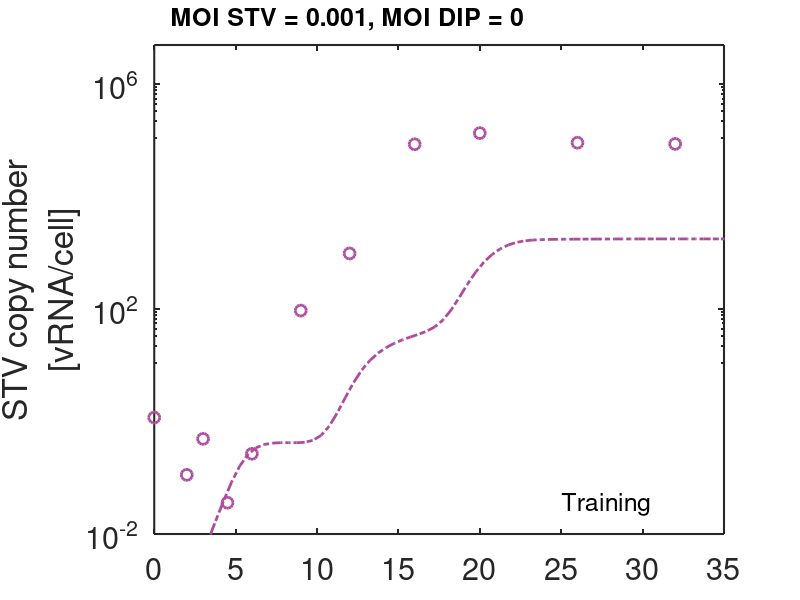
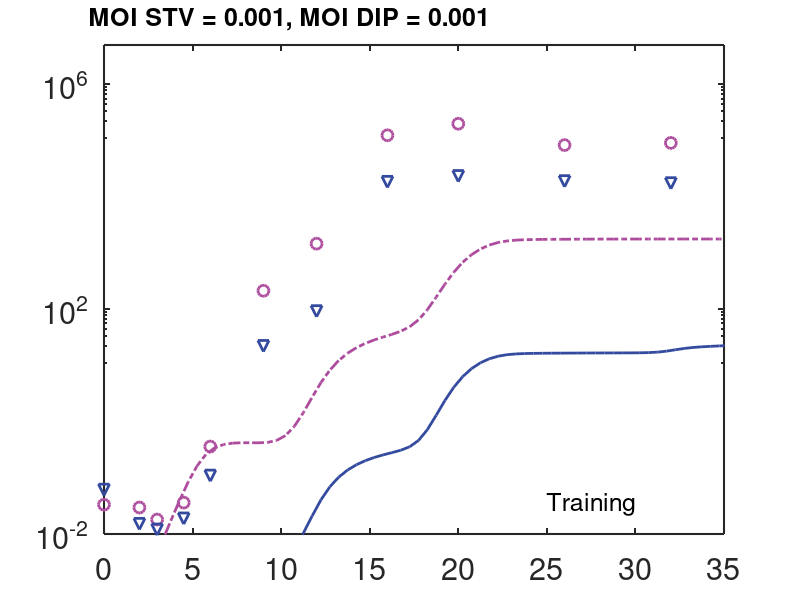
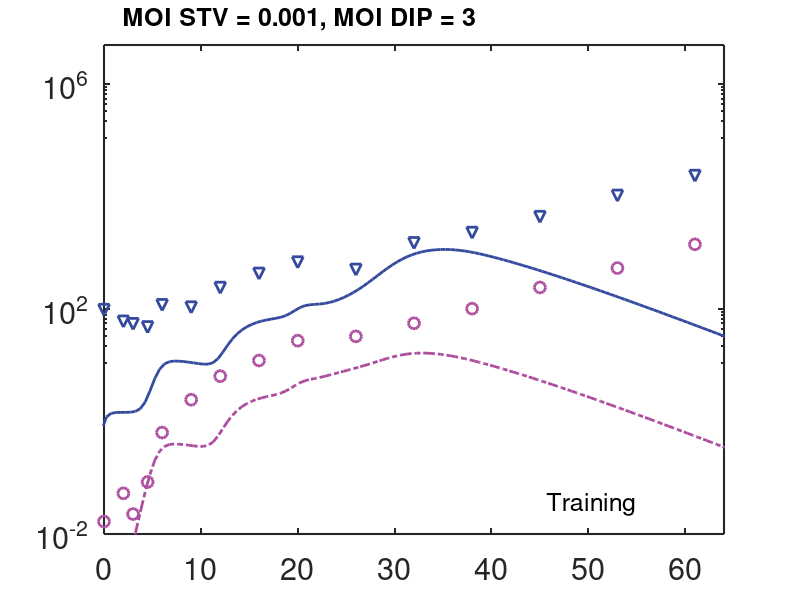
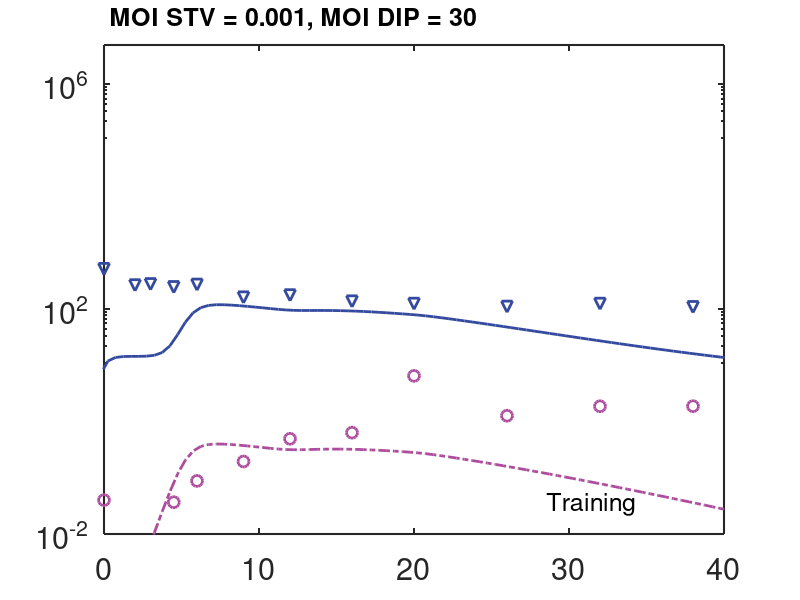

Write the MATLAB code that produced these figures, in order.
% Load simulation results for case study 3
clc, clear, close all

load simulation_results.mat

%% Generate Figure S6 (vRNA)
close all
for i=1:12
    col=cols{2};
    figure(i)

    DNA1_sim=DNA1_v_sim{i}+DNA1_nv_sim{i};
    hold on
    plot(data{i}.t,data{i}.FL_vRNA,'o','MarkerSize',8,'Linewidth',lws(1),'Color',cols{4},...
        'LineStyle','none')

    plot(t_sim{i},DNA1_sim./(I1_sim{i}+I2_sim{i}+Co_sim{i}+T_sim{i}+NV_sim{i}),...
        'Linewidth',lws(1),'Color',cols{4},'LineStyle',lines{1})
    set(gca,'LineWidth',1.5,'fontsize',22)
    box on
    set(gca,'xlim',[0 xlims(i)]);
    set(gca,'YScale','log','ylim',[1e-2 5e6],'ytick',[1e-2 100 1e6])
    set(gcf,'Position',[ 871   272   357   264])
    if i==1 || i==5 || i==9
         ylabel([{'STV copy number'},{'[vRNA/cell]'}])
    end
    if i==9 || i==10 || i==11 || i==12
         xlabel('Time [hpi]')
    end
    set(gca,'YMinorTick','on')
    plot(data{i}.t,data{i}.DI_vRNA,'v','MarkerSize',8,'Linewidth',lws(1),'Color',cols{3},...
         'LineStyle','none')
    hold on
    plot(t_sim{i},DNA2_sim{i}./(I1_sim{i}+I2_sim{i}+Co_sim{i}+T_sim{i}+NV_sim{i}),...
        'Linewidth',lws(1),'Color',cols{3},'LineStyle',lines{2})
end
x_text_MOI=[1, -.9, 1.9, 0.375, 3, 1.1, 3.5, 2.6, 2, 0.55, 2.8, 1.9];
for i= [1 2 3 4 6 8 10 12]
    figure(i)
    text(0.7143*xlims(i),.035,'Training','FontSize',18)
    text(x_text_MOI(i),1.5e7,['MOI STV = ' num2str(data{i}.MOI_stv) ', MOI DIP = ' num2str(data{i}.MOI_dip)],'FontSize',18, 'fontweight', 'bold')
end
for i= [5 7 9 11]
    figure(i)
    text(0.66*xlims(i),.03,'Validation','FontSize',18)
    text(x_text_MOI(i),1.5e7,['MOI STV = ' num2str(data{i}.MOI_stv) ', MOI DIP = ' num2str(data{i}.MOI_dip)],'FontSize',18, 'fontweight', 'bold')
end

figure(9)
set(gcf,'Position',[ 817   327   420   301])

for j=[1 5]
    figure(j)
    set(gcf,'Position',[   380   545   418   264])
end

for j=10:12
    figure(j)
    set(gcf,'Position',[  454   220   357   297])
end

for i=1:12
    figure(i)
    saveas(gcf,['CS3_vRNA_' num2str(i) '.png'])
end
%% Generate Figure S7 (VCD)
close all

for i=1:12
    figure
        t=t_sim{i};
    plot(data{i}.t,data{i}.VCC,'o','MarkerSize',8,'Linewidth',lws(1),'Color',cols{5},...
        'LineStyle','none')
    hold on
    plot(t_sim{i},T_sim{i}+NV_sim{i}+I1_sim{i}+I2_sim{i}+Co_sim{i},'Linewidth',lws(1),'Color',cols{5})
    set(gca,'LineWidth',1.5,'fontsize',22,'ylim',[1e4 1e7],'yscale','log')
    set(gca,'xlim',[0 xlims(i)]);
    box on
    hold on
    set(gcf,'Position',[ 871   272   357   264])
    set(gca,'YMinorTick','on')
    if i==1 || i==5 || i==9
        ylabel([{'Viable cell density'},{'[cell/mL]'}])
    end
    if i==9 || i==10 || i==11 || i==12
        xlabel('Time [hpi]')
    end
end
x_text_MOI=[1, -.9, 1.9, 0.375, 3, 1.1, 3.5, 2.6, 2, 0.55, 2.8, 1.9];
for i= [1 2 3 4 6 8 10 12]
    figure(i)
    text(0.7143*xlims(i),1.5e4,'Training','FontSize',18)
    text(x_text_MOI(i),1e7*1.5,['MOI STV = ' num2str(data{i}.MOI_stv) ', MOI DIP = ' num2str(data{i}.MOI_dip)],'FontSize',18, 'fontweight', 'bold')
end
for i= [5 7 9 11]
    figure(i)
    text(0.66*xlims(i),1.5e4,'Validation','FontSize',18)
    text(x_text_MOI(i),1e7*1.5,['MOI STV = ' num2str(data{i}.MOI_stv) ', MOI DIP = ' num2str(data{i}.MOI_dip)],'FontSize',18, 'fontweight', 'bold')
end
figure(9)
set(gcf,'Position',[ 817   327   420   301])
for j=[1 5]
    figure(j)
    set(gcf,'Position',[   380   545   418   264])
end
for j=10:12
    figure(j)
    set(gcf,'Position',[  454   220   357   297])
end
for i=1:12
    figure(i)
    saveas(gcf,['CS3_VCD_' num2str(i) '.png'])
end

%% Generate Figure S8 (infected cells)
close all
for i=1:12
    col=cols{2};
    figure
    plot(data{i}.t,data{i}.VCC.*data{i}.I/100,'o','MarkerSize',8,'Linewidth',lws(1),'Color',cols{5},...
        'LineStyle','none')
    hold on
    plot(t_sim{i},I1_sim{i}+I2_sim{i}+Co_sim{i},'Linewidth',lws(1),'Color',cols{5})
    set(gca,'LineWidth',1.5,'fontsize',22,'ylim',[1e1 1e7],'yscale','log',...
        'ytick',[1e1 1e4 1e7])
    set(gca,'xlim',[0 xlims(i)]);
    box on
    hold on
    set(gcf,'Position',[ 871   272   357   264])
    set(gca,'YMinorTick','on')
    if i==1 || i==5 || i==9
         ylabel([{'Infected cells'},{'[cell/mL]'}])
    end
    if i==9 || i==10 || i==11 || i==12
         xlabel('Time [hpi]')
    end
end
x_text_MOI=[1, -.9, 1.9, 0.375, 3, 1.1, 3.5, 2.6, 2, 0.55, 2.8, 1.9];
for i= [1 2 3 4 6 8 10 12]
    figure(i)
    text(0.66*xlims(i),22,'Validation','FontSize',18)
    text(x_text_MOI(i),1e7*2.2,['MOI STV = ' num2str(data{i}.MOI_stv) ', MOI DIP = ' num2str(data{i}.MOI_dip)],'FontSize',18, 'fontweight', 'bold')
end
for i= [5 7 9 11]
    figure(i)
    text(0.66*xlims(i),22,'Validation','FontSize',18)
    text(x_text_MOI(i),1e7*2.2,['MOI STV = ' num2str(data{i}.MOI_stv) ', MOI DIP = ' num2str(data{i}.MOI_dip)],'FontSize',18, 'fontweight', 'bold')
end
figure(9)
set(gcf,'Position',[ 817   327   420   301])
for j=[1 5]
    figure(j)
    set(gcf,'Position',[   380   545   418   264])
end
for j=10:12
    figure(j)
    set(gcf,'Position',[  454   220   357   297])
end
for i=1:12
    figure(i)
    saveas(gcf,['CS3_I_' num2str(i) '.png'])
end